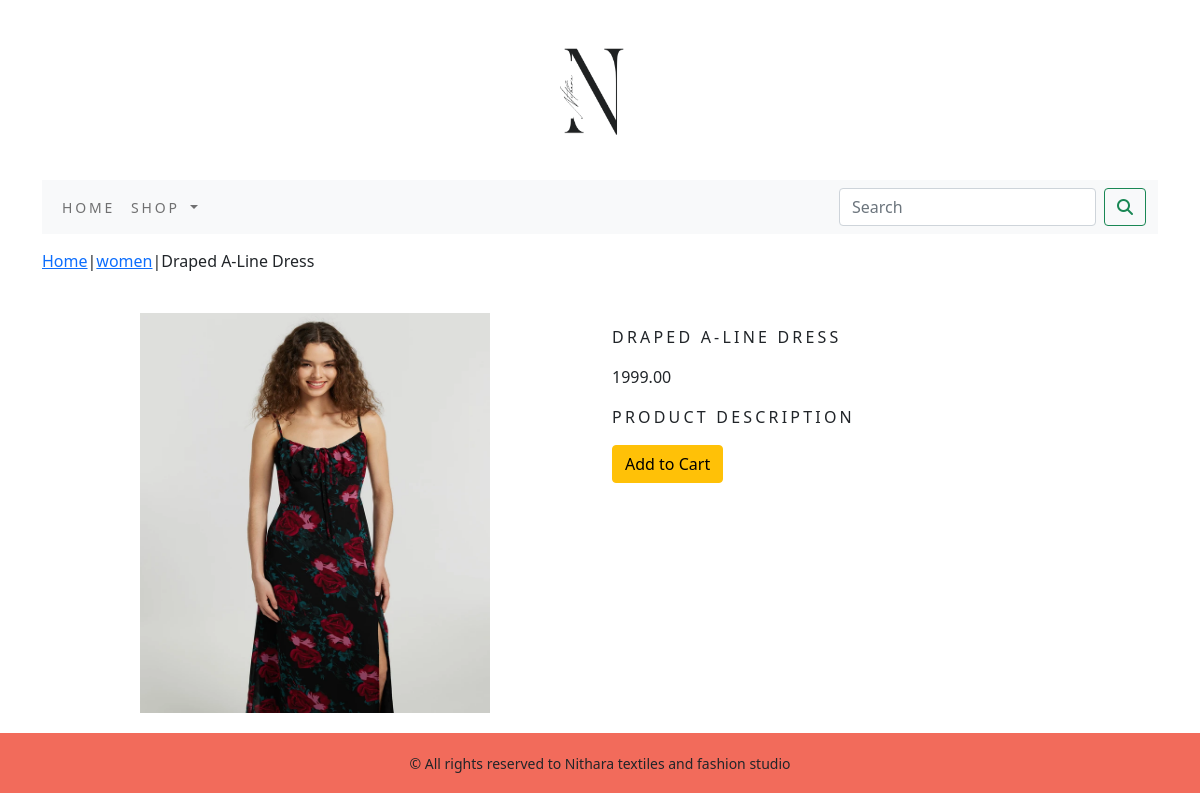
The page /shop/women/draped-a-line-dress/ on the database its author committed.
### shop/models.py (models this page shows, shortened)
class Product(models.Model):
    name=models.CharField(unique=True,max_length=500)
    slug=models.SlugField(unique=True,max_length=500)
    description=models.TextField(blank=True)
    price=models.DecimalField(max_digits=10,decimal_places=2)
    category=models.ForeignKey(Category,on_delete=models.CASCADE)
    image=models.ImageField(upload_to='product',blank=True)
    stock=models.IntegerField()
    available=models.BooleanField(default=True)
    created=models.DateTimeField(auto_now_add=True)
    updated=models.DateTimeField(auto_now=True)
    class Meta:
        ordering=('name',)
        verbose_name='product'
        verbose_name_plural='products'

class Category(models.Model):
    name=models.CharField(unique=True,max_length=500)
    slug=models.SlugField(unique=True,max_length=500)
    description=models.TextField(blank=True)
    image=models.ImageField(upload_to='category',blank=True)
    class Meta:
        ordering=('name',)
        verbose_name='category'
        verbose_name_plural='categories'
    def get_url(self):
            return reverse('shop:product_by_category',args=[self.slug])
    def __str__(self):
            return '{}'.format(self.name)

### shop/views.py (the view)
# urls.py: path('<slug:cat_slug>/<slug:product_slug>/',views.product_details,name='product_details_by_category'),
def product_details(request,cat_slug,product_slug):
    try:
        product=Product.objects.get(category__slug=cat_slug,slug=product_slug)
    except Exception as e:
        raise e
    return render(request, 'product.html',{'product':product})

### cart/context_processors.py (called while the page is built)
def counter(request):
    item_count=0
    if 'admin' in request.path:
        return {}
    else:
        try:
            cart=Cart.objects.filter(cart_id=_cart_id(request))
            cart_items=Cart_Item.objects.all().filter(cart=cart[:1])
            for cart_item in cart_items:
                item_count+=cart_item.quantity
        except Cart.DoesNotExist:
            item_count=0
    return dict(item_count=item_count)

### cart/views.py (called while the page is built)
def _cart_id(request):
    cart=request.session.session_key
    if not cart:
        cart = request.session.create()
    return cart

### shop/context_processors.py (called while the page is built)
def menu_links(request):
    links=Category.objects.all()
    return dict(links=links)

### templates/product.html (shortened to what this page needs)
{% extends "base.html" %}
{% load static %}
{% block content %}
<div class="row my_product_row_class">
    <div class="mx_auto">
        <p><a href="{% url 'shop:AllProducts' %}">Home</a>|<a href="{{product.category.get_url}}">{{product.category}}</a>|{{product.name}}</p>
    </div>
    <div class="container">
        <br>
        <div class="row">
            <div class="col-12 col-sm-12 col-md-12 col-lg-6 text-center">
                <div style="min-width: 18rem;">
                    <img class="my_product_image" src="{{product.image.url}}" alt="{{product.name}}" />
                </div>
            </div>
        <div class="col-12 col-sm-12 col-md-12 col-lg-6">
            <div>
                <h1 class="my_product_title">{{product.name}}</h1>
                <p>{{product.price}}</p>
                <p class="my_title">Product Description</p>
                {% if product.stock <= 0 %}
                <p class="text-justify my_product_text"><b>Out Of Stock</b></p>
                {% else %}
                <a class="btn btn-warning" href="{% url 'cart:add_cart' product.id %}">Add to Cart</a>
                {% endif %}
            </div>
         </div>
      </div>
   </div>
</div>
{% endblock %}

### static/css/custom.css (style rules this page uses)
.my_title { font-size: 16px; text-transform: uppercase; letter-spacing: .2em; }
.my_product_row_class { padding-top: 15px; padding-bottom: 20px; }
.my_product_image { width:350px; height:400px; }
.my_product_title { font-size: 16px; text-transform: uppercase; letter-spacing: .2em; padding-top: 15px; padding-bottom: 10px; }

### rows shown on the page
Product: category "women", name "Draped A-Line Dress", image (picture), name "DRAPED A-LINE DRESS", price "1999.00"
